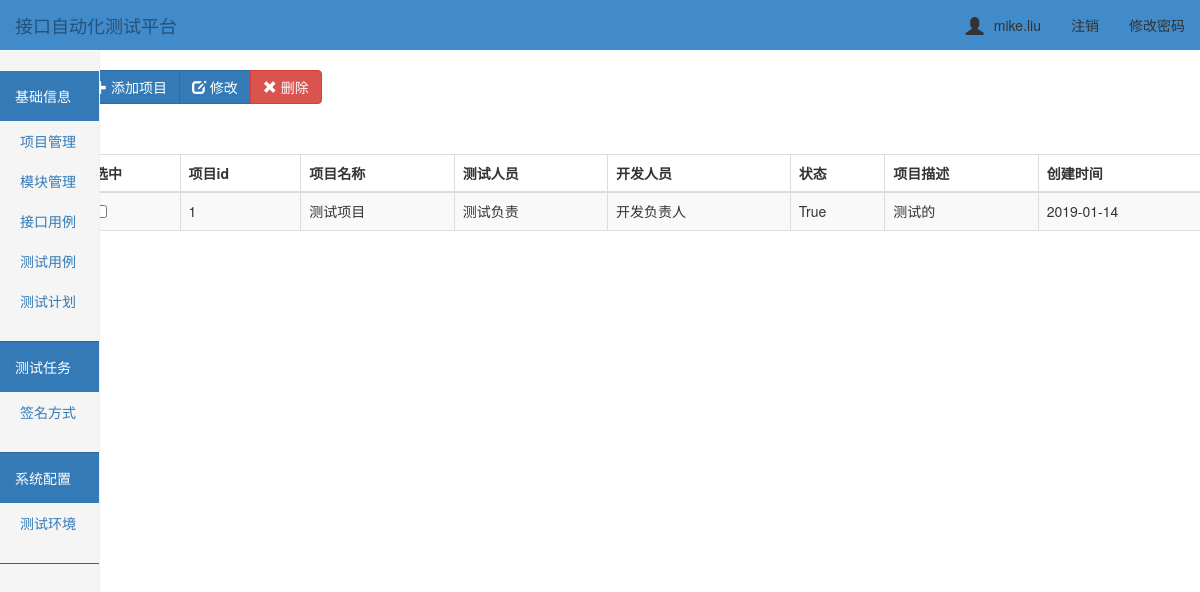
Before: /project/ (signed in) with the older database file.
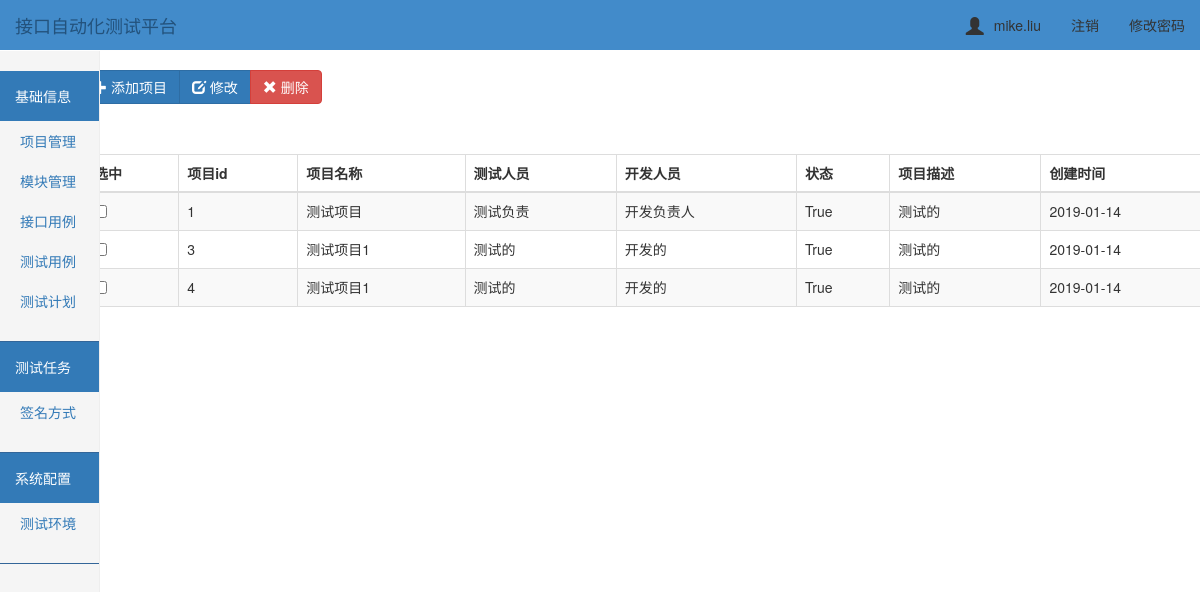
After: the same page with the newer database file.
### ApiTest/models.py (models this page shows, shortened)
class UserInfo(AbstractUser):
    nid = models.AutoField(primary_key=True)
    telephone = models.CharField(max_length=11, null=True, unique=True)
    avatar = models.FileField(upload_to='avatars/', default="/avatars/default.png")
    create_time = models.DateTimeField(verbose_name='创建时间', auto_now_add=True)

class Project(models.Model):
    prj_id = models.AutoField(primary_key=True, null=False)
    prj_name = models.CharField('项目名称', max_length=64)  # 项目名称
    prj_desc = models.CharField('项目描述', max_length=256)  # 项目描述
    testers = models.CharField('测试负责人', max_length=256)  # 项目负责人
    developer = models.CharField('开发负责人', max_length=256)
    status = models.BooleanField()
    create_time = models.DateTimeField('创建时间', auto_now=True)  # 创建时间
    class Meta:
        verbose_name = '项目管理'
        verbose_name_plural = '项目管理'

### ApiTest/views.py (the view)
# urls.py: url(r'^project/$', views.project),
@login_required
def project(request):
    project_list = Project.objects.filter().all()
    return render(request, "project/index.html", {"project_list": project_list})

### templates/project/index.html (shortened to what this page needs)
{% extends "../base.html" %}
{% block add %}
<div class="btn-toolbar" role="toolbar">
  <div class="btn-group" style="padding-top: 20px;left: 50px">
    <button id="add_btn" class="btn btn-primary " data-toggle="modal" data-target="#addmyModal">
        <span class="glyphicon glyphicon-plus" aria-hidden="true"></span> 添加项目
    </button>
    <button id="edit_prj" class="btn btn-primary" data-toggle="modal" data-target="#">
        <span class="glyphicon glyphicon-edit" aria-hidden="true"></span> 修改
    </button>
      <button id="btn_delete" type="onclick" class="btn btn-danger ">
            <span class="glyphicon glyphicon-remove" aria-hidden="true"></span> 删除
        </button>
  </div>
</div>
<div class="container">
        <div class="row">
            <div class="col-md-12">
                <table id= "table" class="table table-striped table-bordered">
                    <thead>
                        <tr>
                            <th>选中</th>
                            <th>项目id</th>
                            <th>项目名称</th>
                            <th>测试人员</th>
                            <th>开发人员</th>
                            <th>状态</th>
                            <th>项目描述</th>
                            <th>创建时间</th>
                        </tr>
                    </thead>
                    <tbody>
                        {% for project_obj in project_list %}
                            <tr>
                                <td id="che1"><input type="checkbox"/></td>
                                <td>{{project_obj.prj_id}}</td>
                                <td>{{ project_obj.prj_name }}</td>
                                <td>{{ project_obj.testers}}</td>
                                <td>{{ project_obj.developer }}</td>
                                <td>{{ project_obj.status }}</td>
                                <td>{{ project_obj.prj_desc }}</td>
                                <td>{{ project_obj.create_time|date:'Y-m-d' }}</td>
                            </tr>
                        {% endfor %}
                    </tbody>
                </table>
            </div>
        </div>
    </div>
{% endblock %}

### templates/base.html (shortened to what this page needs)
<!DOCTYPE html>
<html lang="en">
<head>
    <link rel="stylesheet" href="/static/bootstrap-3.3.7/css/bootstrap.css">
    <link rel="stylesheet" href="/static/css/toastr.min.css">
    <link rel="stylesheet" href="/static/css/dashboard.css">
    <link rel="stylesheet" href="/static/css/home.css">
    <link rel="stylesheet" href="/static/css/sweetalert.css">
</head>
<body>
<nav class="tab navbar  navbar-fixed-top">
    <div class="container-fluid">
        <div class="navbar-header">
            <a class="navbar-brand" href="#">接口自动化测试平台</a>
        </div>
        <div class="collapse navbar-collapse" id="bs-example-navbar-collapse-1">
            <ul class="nav navbar-nav navbar-right">
                <li><a href="#"><span id="user_icon"
                                      class="glyphicon glyphicon-user"></span>{{ request.user.username }}</a></li>
                <li><a href="/logout/">注销</a></li>
                <li><a href="/set_pwd/">修改密码</a></li>
            </ul>
        </div>
    </div>
</nav>
<div class="container">
    <div class="left">
        <div class="row">
            <div class="col-sm-3 col-md-1 sidebar">
                <div class="menu">
                    <div class="head bg-primary">基础信息</div>
                    <ul class="nav nav-sidebar">
                        <li><a href="/project/" target="_self">项目管理</a> </li>
                        <li><a href="/module/" target="_self">模块管理</a> </li>
                        <li><a href="/api_case/" target="_self">接口用例</a> </li>
                        <li><a href="#">测试用例</a> </li>
                        <li><a href="#">测试计划</a> </li>
                    </ul>
                </div>
                <div class="menu">
                    <div class="head bg-primary">测试任务</div>
                    <ul class="nav nav-sidebar">
                        <li><a href="/sign/">签名方式</a> </li>
                    </ul>
                </div>
                <div class="menu">
                    <div class="head bg-primary">系统配置</div>
                    <ul class="nav nav-sidebar">
                        <li><a href="/env/" target="_self">测试环境</a> </li>
                    </ul>
                </div>
            </div>
        </div>
    </div>
    <div class="right">
        {% block add %}{% endblock %}
    </div>
</div>
</body>
</html>

### static/css/dashboard.css (style rules this page uses)
body { padding-top: 50px; }
.navbar-fixed-top { border: 0; }
.sidebar { display: none; }
@media (min-width: 768px) { .sidebar { position: fixed; top: 51px; bottom: 0; left: 0; z-index: 1000; display: block; padding: 20px; overflow-x: hidden; overflow-y: auto; background-color: #f5f5f5; border-right: 1px solid #eee; } }
.nav-sidebar { margin-right: -21px; margin-bottom: 20px; margin-left: -20px; }
.nav-sidebar > li > a { padding-right: 20px; padding-left: 20px; }

### static/css/home.css (style rules this page uses)
.menu { margin: 0 -20px; border-bottom: 1px solid #336699; }
.head { padding: 15px; }
.menu .nav-sidebar > li > a { padding-right: 40px; padding-left: 40px; }
table { margin-top: 50px; margin-left: 40px; }
.navbar { background-color: #428bca; }
.navbar-brand { color: white; }
.navbar-collapse .navbar-nav > li > a { color: #333333; }

### templates/base.html (style rules this page uses)
#user_icon { font-size: 18px; margin-right: 10px; vertical-align: -3px; }

Changed rows visible on the page:
added Project: prj_id "3", prj_name "测试项目1", testers "测试的", developer "开发的", status "True", prj_desc "测试的", create_time "2019-01-14"
added Project: prj_id "4", prj_name "测试项目1", testers "测试的", developer "开发的", status "True", prj_desc "测试的", create_time "2019-01-14"
